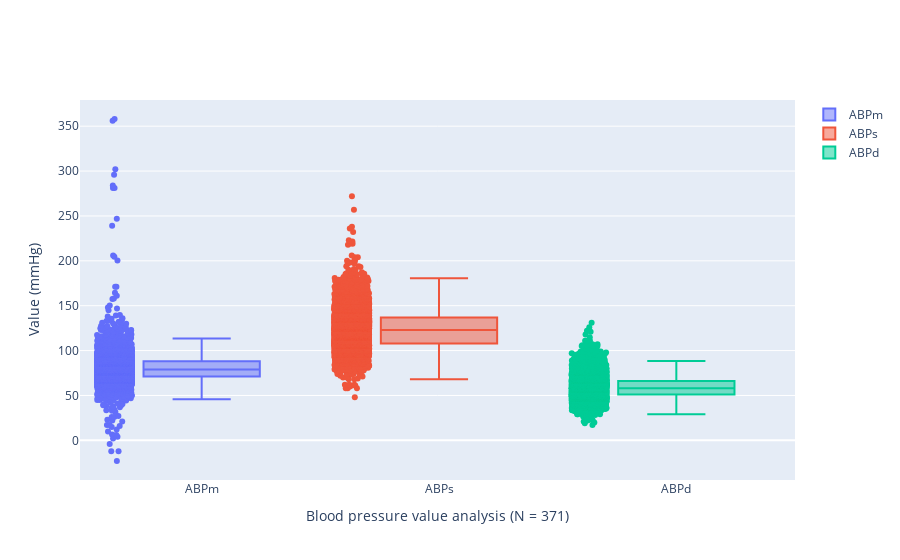

Notebook source saved alongside this figure:
### Code cell
import plotly.graph_objects as go


fig = go.Figure()
fig.update_layout(xaxis_title='Blood pressure value analysis (N = 371)', yaxis_title = 'Value (mmHg)')
fig.add_trace(go.Box(y=df['ABPm'], boxpoints='all', name = 'ABPm'))
fig.add_trace(go.Box(y=df['ABPs'], boxpoints='all', name = 'ABPs'))
fig.add_trace(go.Box(y=df['ABPd'], boxpoints='all', name = 'ABPd'))
fig.show()

### Figure 1 — Plotly figure (JSON) as saved in the notebook; plotly's stock layout.template omitted (floating-point values rounded to 4 significant figures; data arrays with more than 128 entries replaced by an {"elided": "..."} marker saying what was removed)
{"data": [{"boxpoints": "all", "name": "ABPm", "type": "box", "y": {"elided": "8904 float values"}}, {"boxpoints": "all", "name": "ABPs", "type": "box", "y": {"elided": "8904 float values"}}, {"boxpoints": "all", "name": "ABPd", "type": "box", "y": {"elided": "8904 float values"}}], "layout": {"xaxis": {"title": {"text": "Blood pressure value analysis (N = 371)"}}, "yaxis": {"title": {"text": "Value (mmHg)"}}}}
